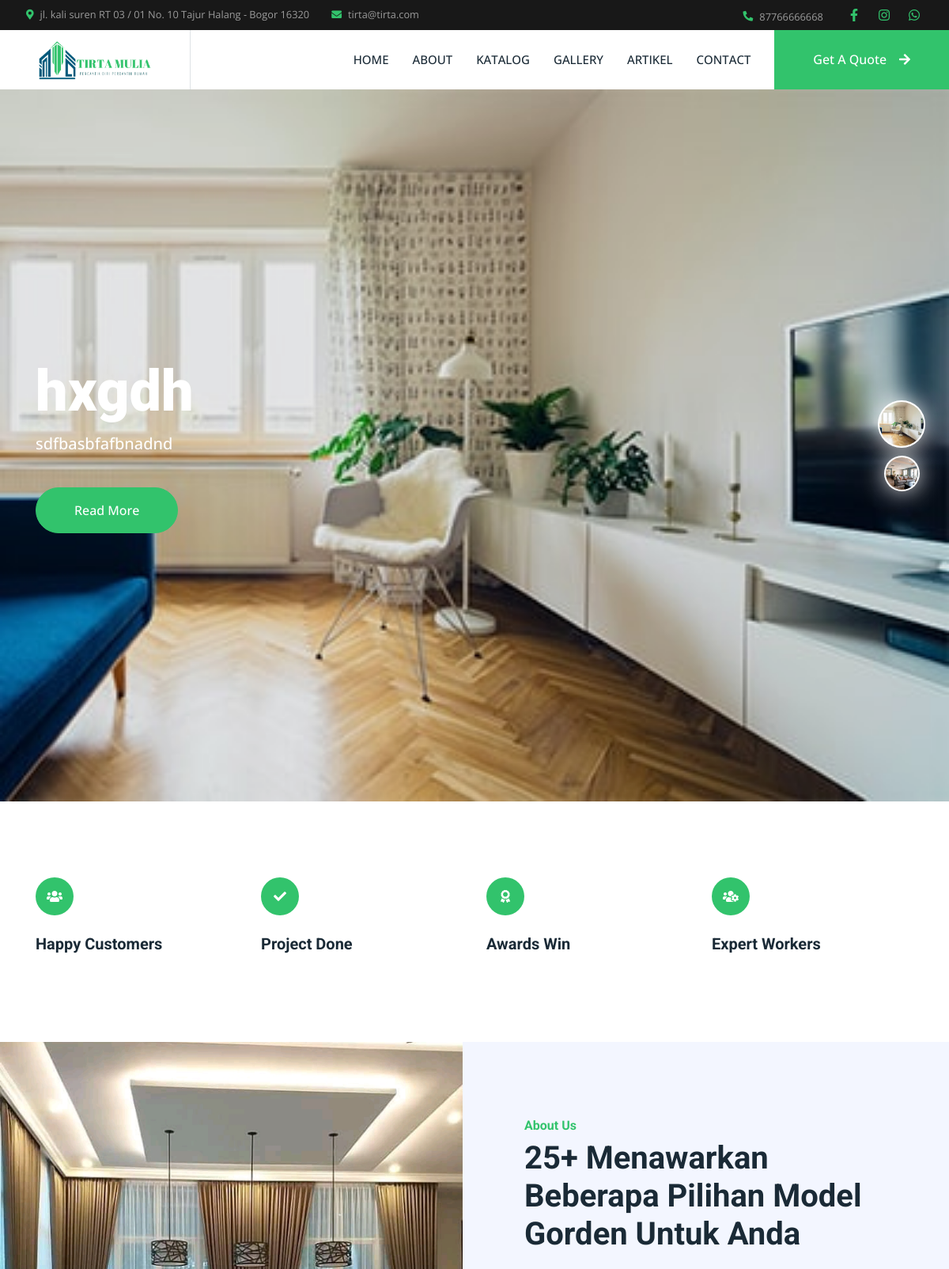
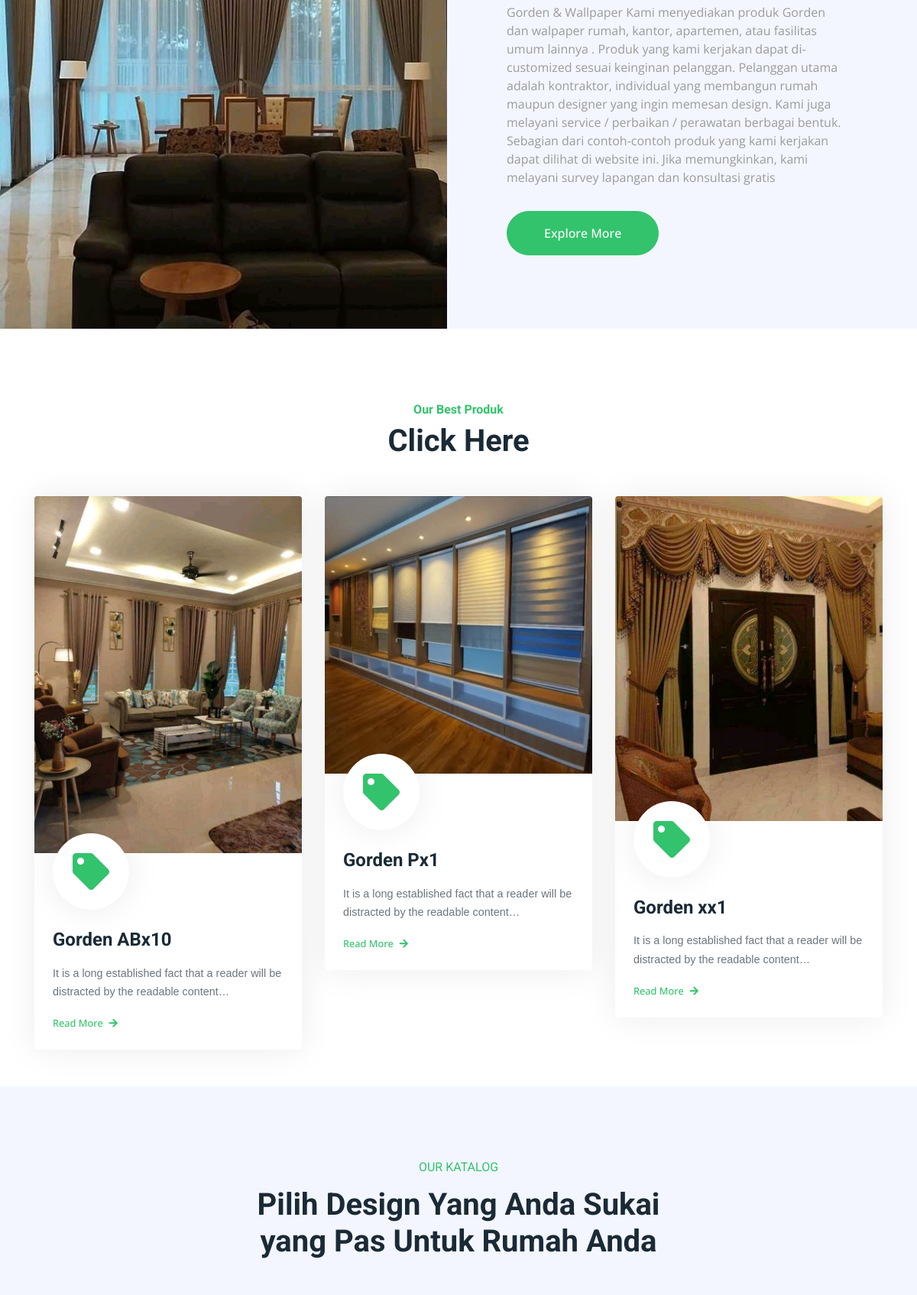
The page / (upper part) on the database its author committed (2 pictures, top to bottom).
### tables this page shows
CREATE TABLE `set_profil`  (
  `profil_id` int(11) NOT NULL AUTO_INCREMENT,
  `nama` varchar(50) NULL DEFAULT NULL,
  `alamat` varchar(100) NULL DEFAULT NULL,
  `deskripsi` text NULL,
  `logo` text NULL,
  `foto` text NULL,
  `kontak_id` int(11) NULL DEFAULT NULL,
  `company_name` varchar(50) NULL DEFAULT NULL,
  `web_url` text NULL,
  PRIMARY KEY (`profil_id`) USING BTREE
);

CREATE TABLE `set_hero`  (
  `hero_id` int(11) NOT NULL AUTO_INCREMENT,
  `judul` varchar(50) NOT NULL,
  `paragraf` varchar(50) NOT NULL,
  `foto` varchar(100) NOT NULL,
  `is_active` int(11) NOT NULL,
  `link` varchar(100) NULL DEFAULT NULL,
  `class` varchar(20) NULL DEFAULT NULL,
  PRIMARY KEY (`hero_id`) USING BTREE
);

CREATE TABLE `ref_produk`  (
  `produk_id` int(11) NOT NULL AUTO_INCREMENT,
  `nama_produk` varchar(100) NOT NULL,
  `kategori` varchar(30) NOT NULL,
  `deskripsi` text NOT NULL,
  `foto` varchar(100) NOT NULL,
  `date_post` datetime NOT NULL,
  `slug` varchar(100) NULL DEFAULT NULL,
  `harga` varchar(20) NULL DEFAULT NULL,
  `best` int(11) NULL DEFAULT NULL,
  PRIMARY KEY (`produk_id`) USING BTREE
);

### application/controllers/Home.php (called while the page is built, shortened)
<?php
class Home extends CI_Controller
{
    public function __construct()
    {
        $this->load->model('M_home', 'home');
        $this->load->model('admin/Profil_m', 'profil');
        $this->load->library('session');
    }
    public function index()
    {
        $data = [
            'judul' => $this->profil->get_profile('nama'),
            'perusahaan' => $this->profil->get_profile('nama'),
            'logo' => $this->profil->get_profile('logo'),
            'alamat' => $this->profil->get_profile('alamat'),
            'whatsap' => $this->profil->get_kontak('whatsap'),
            'facebook' => $this->profil->get_kontak('facebook'),
            'instagram' => $this->profil->get_kontak('instagram'),
            'email' => $this->profil->get_kontak('email'),
            'telpon' => $this->profil->get_kontak('telpon'),
            'foto' => $this->profil->get_profile('foto'),
            'slide' => $this->home->get_slide()->result(),
            'dataKatalog' => $this->home->get_katalog()->result(),
            'gallery' => $this->home->get_gallery()->result(),
            'bsproduk' => $this->home->get_bsproduk()->result(),
            'testimoni' => $this->home->get_testimoni()->result(),
            'artikel' => $this->home->get_artikel()->result(),
            'deskripsi' => $this->profil->get_profile('deskripsi'),
        ];
        $this->load->view('layout/header', $data);
        $this->load->view('layout/navbar', $data);
        $this->load->view('pages/home_v', $data);
        $this->load->view('layout/footer', $data);
    }
}

### index.php (called while the page is built, shortened)
<?php
require_once BASEPATH.'core/CodeIgniter.php';

### application/models/admin/Profil_m.php (called while the page is built, shortened)
<?php
class Profil_m extends CI_Model
{
    public function get_profile($varams)
    {
        $query = $this->db->get('set_profil')->row();
        $data = $query->$varams;
        return $data;
    }
}

### application/models/M_home.php (called while the page is built, shortened)
<?php
class M_home extends CI_Model
{
    public function get_slide()
    {
        $this->db->select('*');
        $this->db->from('set_hero');
        $this->db->where('is_active', 1);
        $this->db->order_by('hero_id', 'DESC');
        $query = $this->db->get();
        return $query;
    }
    public function get_katalog()
    {
        $this->db->select('*');
        $this->db->from('ref_produk');
        $this->db->order_by('produk_id', 'DESC');
        $this->db->limit(6);
        $query = $this->db->get();
        return $query;
    }
    public function get_gallery()
    {
        $this->db->select('*');
        $this->db->from('gallery');
        $this->db->where('token', 1);
        $this->db->order_by('gallery_id', 'DESC');
        $this->db->limit(12);
        $query = $this->db->get();
        return $query;
    }
    public function get_bsproduk()
    {
        $this->db->select('*');
        $this->db->from('ref_produk');
        $this->db->where('best', 1);
        $this->db->order_by('produk_id', 'DESC');
        $query = $this->db->get();
        return $query;
    }
    public function get_testimoni()
    {
        $this->db->select('*');
        $this->db->from('testimoni');
        $this->db->where('is_active', 1);
        $this->db->order_by('id_testi', 'DESC');
        $query = $this->db->get();
        return $query;
    }
    public function get_artikel()
    {
        $this->db->select('*');
        $this->db->from('artikel a');
        $this->db->order_by('artikel_id', 'DESC');
        $this->db->limit(12);
        $query = $this->db->get();
        return $query;
    }
}

### application/views/pages/home_v.php (the view, shortened to what this page needs)
<div class="container-fluid p-0 pb-5 wow fadeIn" data-wow-delay="0.1s">
    <div class="owl-carousel header-carousel position-relative">
        <?php foreach ($slide as $hero) : ?>
            <div class="owl-carousel-item position-relative" data-dot="<img src='<?= base_url() ?>assets/upload/gallery/<?= $hero->foto ?>'>">
                <img class="img-fluid" src="<?= base_url() ?>assets/upload/gallery/<?= $hero->foto ?>" alt="" />
                <div class="owl-carousel-inner">
                    <div class="container">
                        <div class="row justify-content-start">
                            <div class="col-10 col-lg-8">
                                <h1 class="display-2 text-white animated slideInDown">
                                    <?= $hero->judul ?>
                                </h1>
                                <p class="fs-5 fw-medium text-white mb-4 pb-3">
                                    <?= $hero->paragraf ?>
                                </p>
                                <a href="<?= $hero->judul ?>" class="btn btn-primary rounded-pill py-3 px-5 animated slideInLeft">Read More</a>
                            </div>
                        </div>
                    </div>
                </div>
            </div>
        <?php endforeach ?>
    </div>
</div>
<div class="container-xxl py-5">
    <div class="container">
        <div class="row g-5">
            <div class="col-md-6 col-lg-3 wow fadeIn" data-wow-delay="0.1s">
                <div class="d-flex align-items-center mb-4">
                    <div class="btn-lg-square bg-primary rounded-circle me-3">
                        <i class="fa fa-users text-white"></i>
                    </div>
                </div>
                <h5 class="mb-3">Happy Customers</h5>
            </div>
            <div class="col-md-6 col-lg-3 wow fadeIn" data-wow-delay="0.3s">
                <div class="d-flex align-items-center mb-4">
                    <div class="btn-lg-square bg-primary rounded-circle me-3">
                        <i class="fa fa-check text-white"></i>
                    </div>
                </div>
                <h5 class="mb-3">Project Done</h5>
            </div>
            <div class="col-md-6 col-lg-3 wow fadeIn" data-wow-delay="0.5s">
                <div class="d-flex align-items-center mb-4">
                    <div class="btn-lg-square bg-primary rounded-circle me-3">
                        <i class="fa fa-award text-white"></i>
                    </div>
                </div>
                <h5 class="mb-3">Awards Win</h5>
            </div>
            <div class="col-md-6 col-lg-3 wow fadeIn" data-wow-delay="0.7s">
                <div class="d-flex align-items-center mb-4">
                    <div class="btn-lg-square bg-primary rounded-circle me-3">
                        <i class="fa fa-users-cog text-white"></i>
                    </div>
                </div>
                <h5 class="mb-3">Expert Workers</h5>
            </div>
        </div>
    </div>
</div>
<div class="container-fluid bg-light overflow-hidden my-5 px-lg-0">
    <div class="container about px-lg-0">
        <div class="row g-0 mx-lg-0">
            <div class="col-lg-6 ps-lg-0 wow fadeIn" data-wow-delay="0.1s" style="min-height: 400px">
                <div class="position-relative h-100">
                    <img class="position-absolute img-fluid w-100 h-100" src="<?= base_url() ?>assets/upload/poto/<?= $foto ?>" style="object-fit: cover" alt="" />
                </div>
            </div>
            <div class="col-lg-6 about-text py-5 wow fadeIn" data-wow-delay="0.5s">
                <div class="p-lg-5 pe-lg-0">
                    <h6 class="text-primary">About Us</h6>
                    <h1 class="mb-4">
                        25+ Menawarkan Beberapa Pilihan Model Gorden Untuk Anda
                    </h1>
                    <p>
                        <?= $deskripsi ?>
                    </p>
                    <a href="" class="btn btn-primary rounded-pill py-3 px-5 mt-3">Explore More</a>
                </div>
            </div>
        </div>
    </div>
</div>
<div class="container-xxl py-5">
    <div class="container">
        <div class="text-center mx-auto mb-5 wow fadeInUp" data-wow-delay="0.1s" style="max-width: 600px">
            <h6 class="text-primary">Our Best Produk</h6>
            <h1 class="mb-4">Click Here</h1>
        </div>
        <div class="row g-4">
            <?php foreach ($bsproduk as $bs) : ?>
                <?php $text = $bs->deskripsi;
                $limitext = word_limiter($text, 25);
                ?>
                <div class="col-md-6 col-lg-4 wow fadeInUp" data-wow-delay="0.1s">
                    <div class="service-item rounded overflow-hidden">
                        <img class="img-fluid" src="<?= base_url() ?>assets/upload/gallery/<?= $bs->foto ?>" alt="" />
                        <div class="position-relative p-4 pt-0">
                            <div class="service-icon">
                                <i class="fa fa-tag fa-3x"></i>
                            </div>
                            <h4 class="mb-3"><?= $bs->nama_produk ?></h4>
                            <p>
                                <?= $limitext ?>
                            </p>
                            <a class="small fw-medium" href="<?= base_url() ?>katalog/detailproduk/<?= $bs->slug ?>/<?= $bs->produk_id ?>">Read More<i class="fa fa-arrow-right ms-2"></i></a>
                        </div>
                    </div>
                </div>
            <?php endforeach ?>
        </div>
    </div>
</div>
<div class="container-fluid bg-light pt-5">
    <div class="container py-5">
        <div class="row justify-content-center">
            <div class="col-lg-6 col-md-8 col text-center mb-4">
                <h6 class="text-primary font-weight-normal text-uppercase mb-3">Our Katalog</h6>
                <h1 class="mb-4">Pilih Design Yang Anda Sukai yang Pas Untuk Rumah Anda</h1>
            </div>
        </div>
    </div>
</div>

### application/views/layout/navbar.php (shortened to what this page needs)
<div class="container-fluid bg-dark p-0">
    <div class="navsos sticky-top">
        <div class="row gx-0 d-none d-lg-flex">
            <div class="col-lg-7 px-5 text-start">
                <div class="h-100 d-inline-flex align-items-center me-4">
                    <small class="fa fa-map-marker-alt text-primary me-2"></small>
                    <small><?= $alamat ?></small>
                </div>
                <div class="h-100 d-inline-flex align-items-center">
                    <small class="fa fa-envelope text-primary me-2"></small>
                    <small><?= $email ?></small>
                </div>
            </div>
            <div class="col-lg-5 px-5 text-end">
                <div class="h-100 d-inline-flex align-items-center me-4">
                    <small class="fa fa-phone-alt text-primary me-2"></small>
                    <small><?= $whatsap ?></small>
                </div>
                <div class="h-100 d-inline-flex align-items-center mx-n2">
                    <a class="btn btn-square btn-link rounded-0 border-0 border-end border-secondary" href="<?= $facebook ?>"><i class="fab fa-facebook-f"></i></a>
                    <a class="btn btn-square btn-link rounded-0 border-0 border-end border-secondary" href="<?= $instagram ?>"><i class="fab fa-instagram"></i></a>
                    <a class="btn btn-square btn-link rounded-0 border-0 border-end border-secondary" href="<?= $whatsap ?>"><i class="fab fa-whatsapp"></i></a>
                </div>
            </div>
        </div>
    </div>
</div>
<nav class="navbar navbar-expand-lg bg-white navbar-light sticky-top p-0">
    <a href="index.html" class="navbar-brand d-flex align-items-center border-end px-4 px-lg-5">
        <img src="<?= base_url() ?>assets/upload/logo/<?= $logo ?>" alt="" height="50">
    </a>
    <div class="collapse navbar-collapse" id="navbarCollapse">
        <div class="navbar-nav ms-auto p-4 p-lg-0">
            <a href="<?= base_url() ?>" class="nav-item nav-link ">Home</a>
            <a href="<?= base_url('about') ?>" class="nav-item nav-link">About</a>
            <a href="<?= base_url('katalog') ?>" class="nav-item nav-link">Katalog</a>
            <a href="<?= base_url('gallery') ?>" class="nav-item nav-link">Gallery</a>
            <a href="<?= base_url('artikel') ?>" class="nav-item nav-link">Artikel</a>
            <a href="<?= base_url('contact') ?>" class="nav-item nav-link">Contact</a>
        </div>
        <a href="<?= base_url('login') ?>" class="btn btn-primary rounded-0 py-4 px-lg-5 d-none d-lg-block">Get A Quote<i class="fa fa-arrow-right ms-3"></i></a>
    </div>
</nav>

### assets/frontend/css/style.css (style rules this page uses)
:root { --primary: #32C36C; --light: #F6F7F8; --dark: #1A2A36; }
.fw-medium { font-weight: 500 !important; }
.btn { font-weight: 500; transition: .5s; }
.btn.btn-primary, .btn.btn-outline-primary:hover { color: #FFFFFF; }
.btn-square { width: 38px; height: 38px; }
.btn-lg-square { width: 48px; height: 48px; }
.btn-square, .btn-sm-square, .btn-lg-square { padding: 0; display: flex; align-items: center; justify-content: center; font-weight: normal; }
.navbar.sticky-top { top: -100px; transition: .5s; }
.navbar .navbar-brand, .navbar a.btn { height: 75px; }
.navbar .navbar-nav .nav-link { margin-right: 30px; padding: 25px 0; color: var(--dark); font-size: 15px; font-weight: 500; text-transform: uppercase; outline: none; }
.owl-carousel-inner { position: absolute; width: 100%; height: 100%; top: 0; left: 0; display: flex; align-items: center; background: rgba(0, 0, 0, .1); }
@media (min-width: 992px) { .container.about { max-width: 100% !important; } }
@media (min-width: 992px) { .about-text { padding-right: calc(((100% - 960px) / 2) + .75rem); } }
@media (min-width: 1200px) { .about-text { padding-right: calc(((100% - 1140px) / 2) + .75rem); } }
.service-item { box-shadow: 0 0 45px rgba(0, 0, 0, .08); }
.service-icon { position: relative; margin: -50px 0 25px 0; width: 100px; height: 100px; display: flex; align-items: center; justify-content: center; color: var(--primary); background: #FFFFFF; border-radius: 100px; box-shadow: 0 0 45px rgba(0, 0, 0, .08); transition: .5s; }

### rows shown on the page
set_profil: alamat "jl. kali suren RT 03 / 01 No. 10 Tajur Halang - Bogor 16320", logo (picture), foto (picture), deskripsi "Gorden & Wallpaper Kami menyediakan produk Gorden dan walpaper rumah, kantor, apartemen, atau fasilitas umum lainnya . Produk yang kami kerjakan dapat di-customized sesuai keinginan pelanggan. Pelanggan utama adalah kontraktor, individual yang membangun rumah maupun designer yang ingin memesan design. Kami juga melayani service / perbaikan / perawatan berbagai bentuk. Sebagian dari contoh-contoh produk yang kami kerjakan dapat dilihat di website ini. Jika memungkinkan, kami melayani survey lapangan dan konsultasi gratis"
set_hero: foto (picture), judul "hxgdh", paragraf "sdfbasbfafbnadnd"
ref_produk: foto (picture), nama_produk "Gorden ABx10", deskripsi "It is a long established fact that a reader will be distracted by the readable content…"
ref_produk: foto (picture), nama_produk "Gorden Px1", deskripsi "It is a long established fact that a reader will be distracted by the readable content…"
ref_produk: foto (picture), nama_produk "Gorden xx1", deskripsi "It is a long established fact that a reader will be distracted by the readable content…"

### other values the page prints
$email "tirta@tirta.com"
$whatsap "87766666668"
